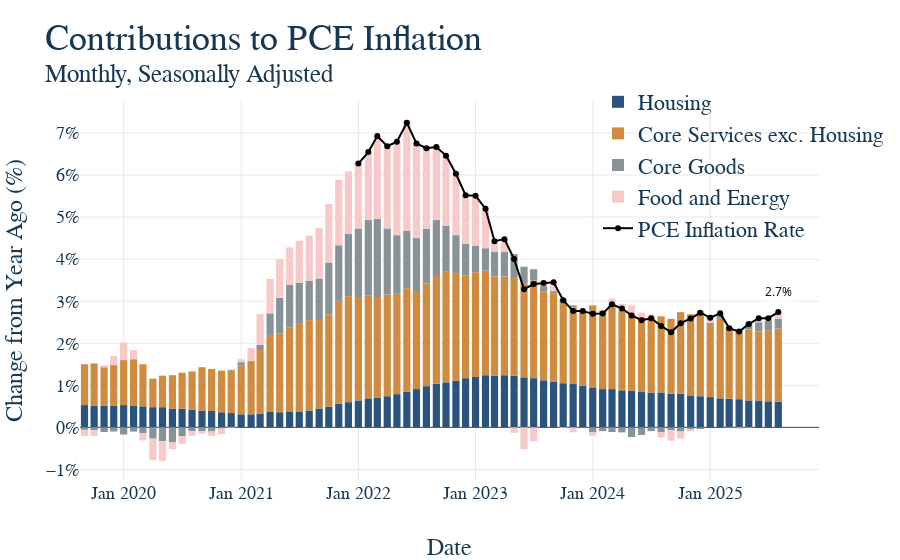

The notebook cell saved with this chart:
### Code cell
today = dt.date.today()

contrib_df = pd.read_csv(
    ut.get_repo_root() / "code" / "data" / "chart1-yoy-headline-pce-contributions.csv",
    index_col="date")


headline_srs = fred.get_series(
    series_id="PCEPI",
    observation_start=dt.date(2022, 1, 1),
    observation_end=today,
    frequency='m',
    units='pc1'
).rename("Headline PCE")


fig = go.Figure()

for col in contrib_df.columns:
    fig.add_trace(
        go.Bar(
            x=contrib_df.index,
            y=contrib_df[col],
            name=col
        )
    )


fig.add_trace(
    go.Scatter(
        x=headline_srs.index,
        y=headline_srs,
        mode='lines+markers',
        name='PCE Inflation Rate',
        line=dict(color='black', width=2),
        marker=dict(size=6)
    )
)

# This is graph specific, but here we want the y-axis to be percent signs 
fig.update_yaxes(
    tickformat="0.2f%",
    ticksuffix="%"
)

# Again, graph specific, we have a mutliyear series and want tick marks to be years
fig.update_xaxes(
    type='date',
    tickformat='%b %Y',
)

fig.update_layout(
    barmode='relative',
    title=dict(text='Contributions to PCE Inflation <br><sup>Monthly, Seasonally Adjusted</sup>'),
    xaxis_title='Date',
    yaxis_title='Change from Year Ago (%)',
)

fig.update_layout(
    legend=dict(
        orientation="v",
        x=.7,  # Move legend inside the plot area (left)
        y=1.05,  # Near the top
        xanchor="left",
        yanchor="top",
    )
)

# Add a label at the end of the Headline PCE Inflation series
last_date = headline_srs.index[-1]
last_value = headline_srs.iloc[-1]

fig.add_annotation(
    x=last_date,
    y=last_value + 0.5,
    text=f"{last_value:.1f}%",
    showarrow=False,
    ax=0,
    ay=-200,  # Negative ay moves annotation up (above the point)
    font=dict(size=12, color="black"),
    bgcolor="white",
)


# This should be the same for EVERY GRAPH!
# Save it to the graph_output folder with the name matching the file, as HTML
fig.write_html(GRAPH_OUTPUT_PATH / f"{GRAPH_NAME}.html")

fig.show()
